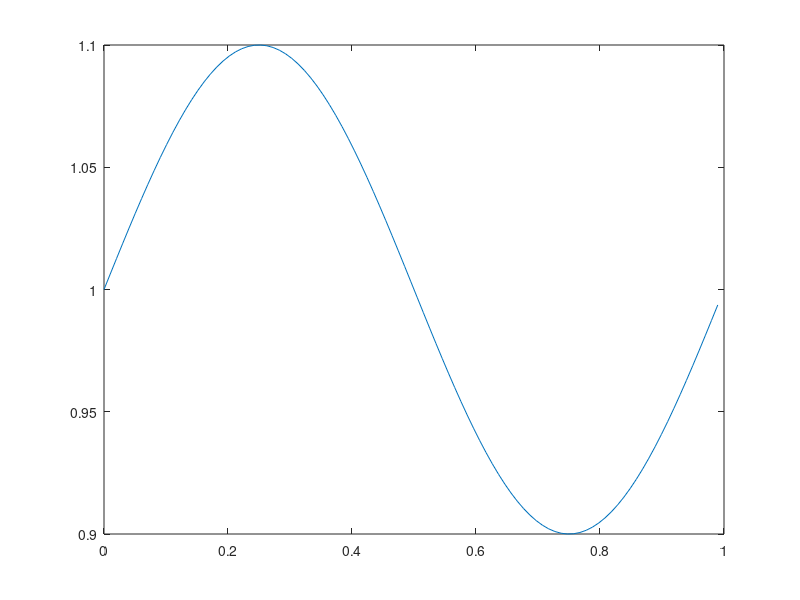

The MATLAB script that drew this image: (Note: this script raises an error after producing the figure.)
clear
close all

Ix=100;
Lx=1;
x=linspace(0,Lx,Ix); x=x(1:end-1);
u = 1+0.1*sin(2*pi*x/Lx);
delta = 0.02;
dx=x(2)-x(1);
T = 1;
dt=min(0.25*dx^2/delta,0.5*dx/max(u));
It=round(T/dt);

figure;
plot(x,u);
for it=1:It
   u=timestep(u,dt,dx,delta);
   plot(x,u);
   xlim([0 1]*Lx);
   ylim([0 1]*1.5);
   drawnow;
end

function u=timestep(u,dt,dx,delta)
    dudt = (u.^2-circshift(u,-1).^2)/dx + delta/dx^2*(-2*u+circshift(u,1)+circshift(u,-1));
    u=u+dt*dudt;
end

